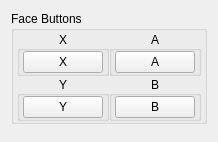
          <widget class="QWidget" name="bindingPage0">
           <layout class="QVBoxLayout" name="bindingLayout0">
            <property name="spacing">
             <number>16</number>
            </property>
            <item>
             <widget class="QGroupBox" name="faceButtons">
              <property name="sizePolicy">
               <sizepolicy hsizetype="Fixed" vsizetype="Fixed">
                <horstretch>0</horstretch>
                <verstretch>0</verstretch>
               </sizepolicy>
              </property>
              <property name="title">
               <string>Face Buttons</string>
              </property>
              <property name="flat">
               <bool>false</bool>
              </property>
              <property name="checkable">
               <bool>false</bool>
              </property>
              <layout class="QVBoxLayout" name="verticalLayout">
               <property name="spacing">
                <number>0</number>
               </property>
               <property name="leftMargin">
                <number>3</number>
               </property>
               <property name="topMargin">
                <number>0</number>
               </property>
               <property name="rightMargin">
                <number>3</number>
               </property>
               <property name="bottomMargin">
                <number>0</number>
               </property>
               <item>
                <widget class="QWidget" name="faceButtonsWidget" native="true">
                 <layout class="QGridLayout" name="gridLayout_3">
                  <property name="leftMargin">
                   <number>0</number>
                  </property>
                  <property name="topMargin">
                   <number>0</number>
                  </property>
                  <property name="rightMargin">
                   <number>0</number>
                  </property>
                  <property name="bottomMargin">
                   <number>0</number>
                  </property>
                  <property name="spacing">
                   <number>0</number>
                  </property>
                  <item row="0" column="1">
                   <widget class="QGroupBox" name="buttonFaceButtonsXGroup">
                    <property name="title">
                     <string>X</string>
                    </property>
                    <property name="alignment">
                     <set>Qt::AlignmentFlag::AlignCenter</set>
                    </property>
                    <layout class="QVBoxLayout" name="buttonFaceButtonsXVerticalLayout">
                     <property name="spacing">
                      <number>0</number>
                     </property>
                     <property name="leftMargin">
                      <number>3</number>
                     </property>
                     <property name="topMargin">
                      <number>0</number>
                     </property>
                     <property name="rightMargin">
                      <number>3</number>
                     </property>
                     <property name="bottomMargin">
                      <number>0</number>
                     </property>
                     <item>
                      <widget class="UIControls::Button" name="buttonX">
                       <property name="styleSheet">
                        <string notr="true">min-width: 68px;</string>
                       </property>
                       <property name="text">
                        <string>X</string>
                       </property>
                      </widget>
                     </item>
                    </layout>
                   </widget>
                  </item>
                  <item row="2" column="2">
                   <widget class="QGroupBox" name="buttonFaceButtonsBWidget_2">
                    <property name="title">
                     <string>B</string>
                    </property>
                    <property name="alignment">
                     <set>Qt::AlignmentFlag::AlignCenter</set>
                    </property>
                    <layout class="QVBoxLayout" name="buttonFaceButtonsBVerticalLayout">
                     <property name="spacing">
                      <number>0</number>
                     </property>
                     <property name="leftMargin">
                      <number>3</number>
                     </property>
                     <property name="topMargin">
                      <number>0</number>
                     </property>
                     <property name="rightMargin">
                      <number>3</number>
                     </property>
                     <property name="bottomMargin">
                      <number>0</number>
                     </property>
                     <item>
                      <widget class="UIControls::Button" name="buttonB">
                       <property name="styleSheet">
                        <string notr="true">min-width: 68px;</string>
                       </property>
                       <property name="text">
                        <string>B</string>
                       </property>
                      </widget>
                     </item>
                    </layout>
                   </widget>
                  </item>
                  <item row="0" column="2">
                   <widget class="QGroupBox" name="buttonFaceButtonsAGroup">
                    <property name="title">
                     <string>A</string>
                    </property>
                    <property name="alignment">
                     <set>Qt::AlignmentFlag::AlignCenter</set>
                    </property>
                    <layout class="QVBoxLayout" name="buttonFaceButtonsAVerticalLayout">
                     <property name="spacing">
                      <number>0</number>
                     </property>
                     <property name="leftMargin">
                      <number>3</number>
                     </property>
                     <property name="topMargin">
                      <number>0</number>
                     </property>
                     <property name="rightMargin">
                      <number>3</number>
                     </property>
                     <property name="bottomMargin">
                      <number>0</number>
                     </property>
                     <item>
                      <widget class="UIControls::Button" name="buttonA">
                       <property name="styleSheet">
                        <string notr="true">min-width: 68px;</string>
                       </property>
                       <property name="text">
                        <string>A</string>
                       </property>
                      </widget>
                     </item>
                    </layout>
                   </widget>
                  </item>
                  <item row="2" column="1">
                   <widget class="QGroupBox" name="buttonFaceButtonsYGroup">
                    <property name="title">
                     <string>Y</string>
                    </property>
                    <property name="alignment">
                     <set>Qt::AlignmentFlag::AlignCenter</set>
                    </property>
                    <layout class="QVBoxLayout" name="buttonFaceButtonsYVerticalLayout">
                     <property name="spacing">
                      <number>0</number>
                     </property>
                     <property name="leftMargin">
                      <number>3</number>
                     </property>
                     <property name="topMargin">
                      <number>0</number>
                     </property>
                     <property name="rightMargin">
                      <number>3</number>
                     </property>
                     <property name="bottomMargin">
                      <number>0</number>
                     </property>
                     <item>
                      <widget class="UIControls::Button" name="buttonY">
                       <property name="styleSheet">
                        <string notr="true">min-width: 68px;</string>
                       </property>
                       <property name="text">
                        <string>Y</string>
                       </property>
                      </widget>
                     </item>
                    </layout>
                   </widget>
                  </item>
                 </layout>
                </widget>
               </item>
              </layout>
             </widget>
            </item>
            <item>
             <spacer name="bindingSpacer0">
              <property name="orientation">
               <enum>Qt::Orientation::Vertical</enum>
              </property>
             </spacer>
            </item>
           </layout>
          </widget>
